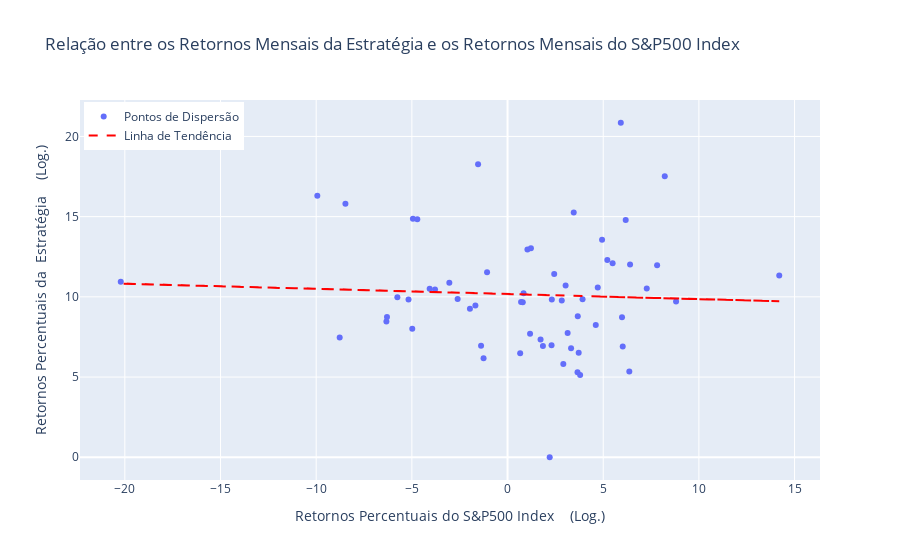

Notebook code cell kept with this figure:
### Markdown cell above
##### **Relação entre os Retornos da Estratégia e os Retornos do S&P500 Index**

### Code cell
# 
fig = go.Figure(data=go.Scatter(
    #
    x=sp500_index_period_returns,
    #
    y=average_monthly_results,
    #
    mode='markers',
    name="Pontos de Dispersão"
))

# Calcula a linha de tendência (regressão linear)
slope, intercept = np.polyfit(sp500_index_period_returns, average_monthly_results, 1)  # Retorna o coeficiente angular (slope) e o intercept
line = slope * sp500_index_period_returns + intercept  # Equação da linha de tendência

# Adiciona a linha de tendência
fig.add_trace(go.Scatter(
    x= sp500_index_period_returns, 
    y=line, 
    mode='lines', 
    name='Linha de Tendência', 
    line=dict(color='red', width=2, dash='dash')
))

# Adiciona títulos e rótulos
fig.update_layout(
    title="Relação entre os Retornos Mensais da Estratégia e os Retornos Mensais do S&P500 Index",
    xaxis_title="Retornos Percentuais do S&P500 Index    (Log.)",
    yaxis_title="Retornos Percentuais da  Estratégia    (Log.)",
    #
    legend=dict(
        x=0.005,  # Posição horizontal dentro do gráfico (0 = esquerda, 1 = direita)
        y=0.995,  # Posição vertical dentro do gráfico (0 = inferior, 1 = superior)
        traceorder='normal',  # Ordem de exibição das linhas
    )
)

# Exibe o gráfico
fig.show()

### Figure 1 — Plotly figure (JSON) as saved in the notebook; plotly's stock layout.template omitted (floating-point values rounded to 4 significant figures)
{"data": [{"mode": "markers", "name": "Pontos de Dispersão", "type": "scatter", "x": [2.203, 3.657, -1.68, 1.726, 2.915, -1.966, 5.491, -3.042, 4.611, 1.04, 3.141, 1.849, -6.331, -20.21, 14.2, 7.275, -1.539, 5.919, 6.404, -3.789, 6.176, 4.94, 3.67, 1.222, 3.458, 0.795, 3.718, -2.609, 3.034, 2.834, 1.177, 2.299, -4.98, 5.983, -1.384, 6.02, -9.941, -1.071, 3.794, -6.301, -4.945, -4.717, 5.216, 7.817, -8.773, -8.473, 8.217, 0.8382, -1.253, 2.439, -5.758, 6.364, 0.7077, 3.92, 3.32, 2.313, 0.6595, -5.174, -4.07, 8.807, 4.714], "y": [0, 5.299, 9.461, 7.344, 5.81, 9.262, 12.1, 10.87, 8.241, 12.96, 7.75, 6.942, 8.456, 10.94, 11.33, 10.52, 18.27, 20.85, 12.01, 10.46, 14.79, 13.56, 8.793, 13.03, 15.26, 9.667, 6.508, 9.864, 10.71, 9.768, 7.701, 6.99, 8.014, 8.73, 6.948, 6.899, 16.3, 11.53, 5.127, 8.749, 14.87, 14.83, 12.3, 11.97, 7.464, 15.81, 17.52, 10.23, 6.167, 11.42, 9.978, 5.35, 9.681, 9.854, 6.791, 9.841, 6.485, 9.829, 10.51, 9.703, 10.59]}, {"line": {"color": "red", "dash": "dash", "width": 2}, "mode": "lines", "name": "Linha de Tendência", "type": "scatter", "x": [2.203, 3.657, -1.68, 1.726, 2.915, -1.966, 5.491, -3.042, 4.611, 1.04, 3.141, 1.849, -6.331, -20.21, 14.2, 7.275, -1.539, 5.919, 6.404, -3.789, 6.176, 4.94, 3.67, 1.222, 3.458, 0.795, 3.718, -2.609, 3.034, 2.834, 1.177, 2.299, -4.98, 5.983, -1.384, 6.02, -9.941, -1.071, 3.794, -6.301, -4.945, -4.717, 5.216, 7.817, -8.773, -8.473, 8.217, 0.8382, -1.253, 2.439, -5.758, 6.364, 0.7077, 3.92, 3.32, 2.313, 0.6595, -5.174, -4.07, 8.807, 4.714], "y": [10.11, 10.06, 10.23, 10.12, 10.08, 10.24, 10.0, 10.27, 10.03, 10.14, 10.08, 10.12, 10.38, 10.82, 9.723, 9.945, 10.23, 9.988, 9.973, 10.3, 9.98, 10.02, 10.06, 10.14, 10.07, 10.15, 10.06, 10.26, 10.08, 10.09, 10.14, 10.1, 10.34, 9.986, 10.22, 9.985, 10.5, 10.21, 10.06, 10.38, 10.34, 10.33, 10.01, 9.927, 10.46, 10.45, 9.915, 10.15, 10.22, 10.1, 10.36, 9.974, 10.15, 10.05, 10.07, 10.1, 10.16, 10.34, 10.31, 9.896, 10.03]}], "layout": {"legend": {"traceorder": "normal", "x": 0.005, "y": 0.995}, "title": {"text": "Relação entre os Retornos Mensais da Estratégia e os Retornos Mensais do S&P500 Index"}, "xaxis": {"title": {"text": "Retornos Percentuais do S&P500 Index    (Log.)"}}, "yaxis": {"title": {"text": "Retornos Percentuais da  Estratégia    (Log.)"}}}}
